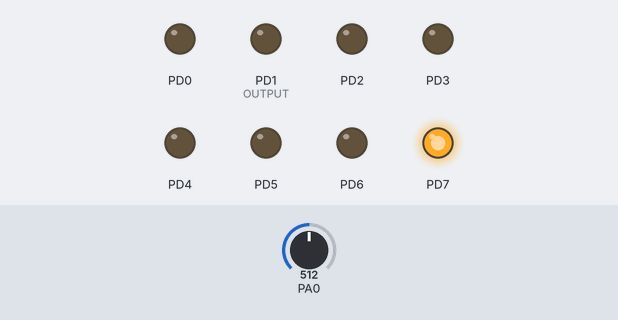
This program was run on a simulated ATmega32, built with avr-gcc and emulated at 8 MHz. Shown: output pins drawn as LEDs (lit = HIGH). The test bench sets the inputs (shaded band); at power-on: PA0 = 512. Pins used as bus, display or sensor lines are not drawn.

Above: at 1.2 s.
1.3 s: PA0 set to 516
At 2.5 s:
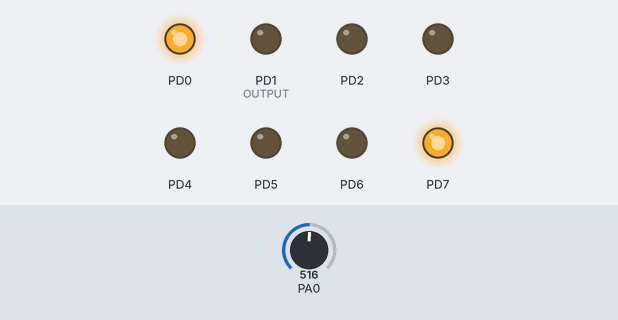
2.8 s: PA0 set to 511
At 3.8 s:
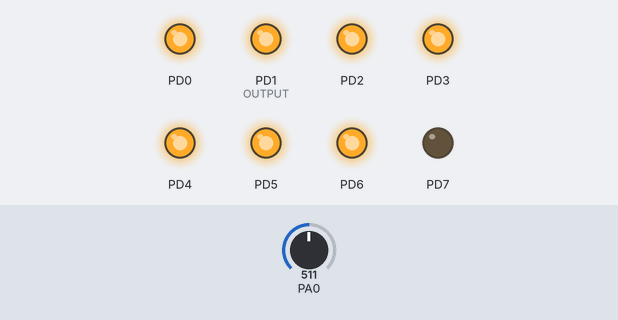
4.3 s: PA0 set to 306
At 5.0 s:
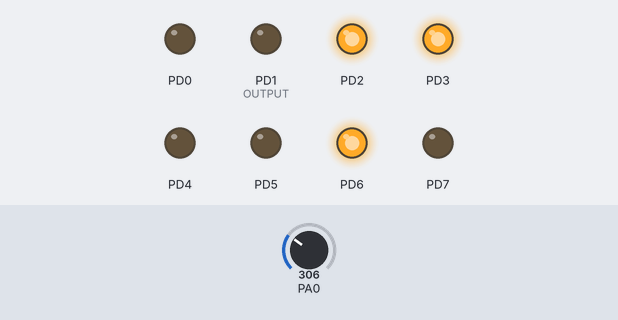
5.8 s: PA0 set to 303
At 6.1 s:
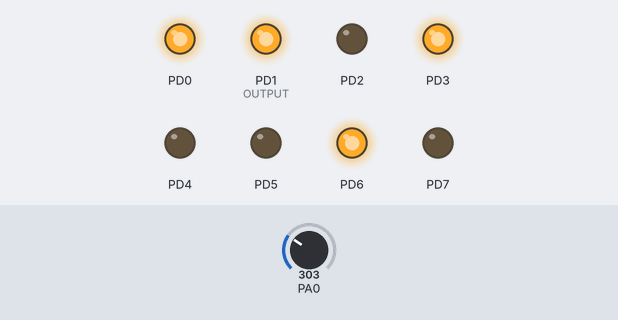
7.3 s: PA0 set to 122
At 8.4 s:
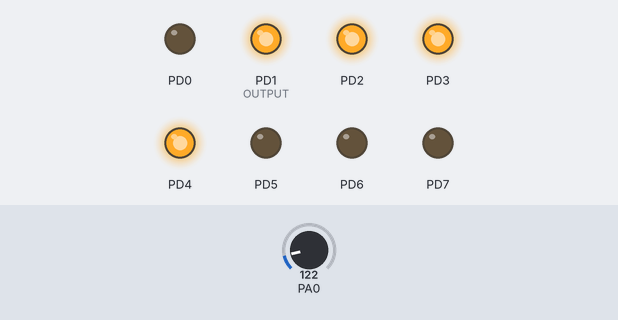
Timing chart, 0 to 9.8 s (numbered marks = the images above; inputs shaded):
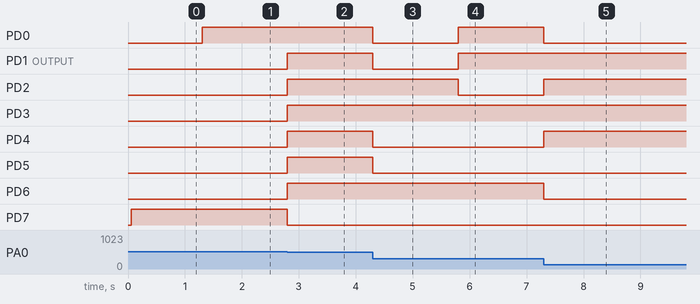

The program:

main.c
```c
/***********
 * Author :   Mohammed Akram
 * Date  :   7 April,  2023
 * Version :  1.0
************/

/******************************************************************************
 * Version          Date                         Author
 * 1.0              7 April, 2023               Mohammed Akram
***************************************************************************/

#include "../LIB/BIT_MATH.h"
#include "../LIB/STD_TYPES.h"


#include "../MCAL/DIO/DIO_interface.h"
#include "../MCAL/ADC/ADC_interface.h"
#include "../HAL/LCD/LCD_interface.h"


extern volatile   u16  ADC_Digital_Value ;

u32 main (void)
{

	u8 value ;
	ADC_VoidInit();
	LCD_voidInit();
	DIO_VoidSetPortDirection(DIO_PORTD,OUTPUT);
	while(1)
	{
		value=ADC_U8StartConversionSynchronous(ADC_CHANEL_0);
		LCD_VoidSendData(value);

	}
}
```

LCD_config.h
```c
/***********
 * Author :   Mohammed Akram
 * Date  :   26 March,  2023
 * Version :  1.0
************/

/******************************************************************************
 * Version          Date                         Author
 * 1.0              26 Marc, 2023               Mohammed Akram
***************************************************************************/

#ifndef DIO_CONFIG_H_
#define DIO_CONFIG_H_

#define LCD_DATA_PORT    DIO_PORTD


#define LCD_CRTL_PORT      DIO_PORTB
#define LCD_RW_PIN         PIN0
#define LCD_RS_PIN         PIN1
#define LCD_EN_PIN         PIN2


#define LCD_INIT_MODE     EIGHT_BIT_MODE
//#define LCD_INIT_MODE     FOUR_BIT_MODE


#endif
```

LCD_interface.h
```c
/***********
 * Author :   Mohammed Akram
 * Date  :   26 March,  2023
 * Version :  1.0
************/

/******************************************************************************
 * Version          Date                         Author
 * 1.0              26 Marc, 2023               Mohammed Akram
***************************************************************************/
#ifndef LCD_INTERFACE_H_
#define LCD_INTERFACE_H_

#define PIN0    0
#define PIN1    1
#define PIN2    2
#define PIN3    3
#define PIN4    4
#define PIN5    5
#define PIN6    6
#define PIN7    7

#define DIO_PORTA   0
#define DIO_PORTB   1
#define DIO_PORTC   2
#define DIO_PORTD   3

#define LOW     0
#define HIGH    1

#define OUTPUT  1
#define INPUT   0

#define PULLUP          0
#define NO_PULLUP       1
void LCD_VoidGoToXY(u8 Copy_U8Xpostion  , u8 Copy_U8Ypostion) ;
void LCD_VoidSendData(u8 Copy_Data);
void LCD_voidInit(void);
void LCD_voidClearLcd(void);
void LCD_VoidSendString ( u8 * Copy_pu8StringArray);
void LCD_VoidSendNumber(u32  Copy_U8number);
void LCD_VoidSendCustomCharacter ( u8 * Copy_pU8CharacterArray ,u8 Copy_U8PatternNumber , u8 Copy_U8Xpostion, u8 Copy_U8Ypostion  );


#endif
```

LCD_program.c
```c
/***********
 * Author :   Mohammed Akram
 * Date  :   26 March,  2023
 * Version :  1.0
************/

/******************************************************************************
 * Version          Date                         Author
 * 1.0              26 Marc, 2023               Mohammed Akram
***************************************************************************/
#include "../../LIB/BIT_MATH.h"
#include "../../LIB/STD_TYPES.h"
#include "../../MCAL/DIO/DIO_interface.h"
#include <util/delay.h>


#include "LCD_interface.h"
#include "LCD_private.h"
#include "LCD_config.h"


void LCD_voidInit()
{
    #if LCD_INIT_MODE==EIGHT_BIT_MODE
    /* Initialize  Data Port*/
     DIO_VoidSetPortSpecificDirection(LCD_DATA_PORT,OUTPUT);

     // set RS and R/W and ENABLE as output
     DIO_voidSetPinDirection(LCD_CRTL_PORT,LCD_RS_PIN,OUTPUT);
     DIO_voidSetPinDirection(LCD_CRTL_PORT,LCD_RW_PIN,OUTPUT);
     DIO_voidSetPinDirection(LCD_CRTL_PORT,LCD_EN_PIN,OUTPUT);

     //wait for 30 ms
     _delay_ms(50);

     LCD_VoidSendCommand(FUNCTION_SET_CMD);
     LCD_VoidSendCommand(DISPLAY_ON_OFF_CMD);
     LCD_VoidSendCommand(DISPLAY_CLEAR_CMD);


    #elif  LCD_INIT_MODE==FOUR_BIT_MODE

    #else

        error("LCD CONFIGRATION ERROR ")

    #endif
}

 static void LCD_VoidSendCommand(u8 Copy_Command)
{
    //clear the RS pin To sent Command
    DIO_VoidSetPinValue(LCD_CRTL_PORT,LCD_RS_PIN,LOW);
    //clear the R/W pin to write
    DIO_VoidSetPinValue(LCD_CRTL_PORT,LCD_RW_PIN,LOW);
    //set the command to data the data port
    DIO_VoidSetSpacificvalue(LCD_DATA_PORT,Copy_Command);
    /* send enable pulse*/
    //low
    DIO_VoidSetPinValue(LCD_CRTL_PORT,LCD_EN_PIN,LOW);
    //high
    DIO_VoidSetPinValue(LCD_CRTL_PORT,LCD_EN_PIN,HIGH);
    _delay_ms(2);
    //low
    DIO_VoidSetPinValue(LCD_CRTL_PORT,LCD_EN_PIN,LOW);


}
void LCD_VoidSendData(u8 Copy_Data)
{
    //clear the RS pin To sent data
    DIO_VoidSetPinValue(LCD_CRTL_PORT,LCD_RS_PIN,HIGH);
    //clear the R/W pin to write
    DIO_VoidSetPinValue(LCD_CRTL_PORT,LCD_RW_PIN,LOW);
    //set the command to data the data port
    DIO_VoidSetSpacificvalue(LCD_DATA_PORT,Copy_Data);
    /* send enable pulse*/
    //low
    DIO_VoidSetPinValue(LCD_CRTL_PORT,LCD_EN_PIN,LOW);
    //high
    DIO_VoidSetPinValue(LCD_CRTL_PORT,LCD_EN_PIN,HIGH);
    _delay_ms(2);
    //low
    DIO_VoidSetPinValue(LCD_CRTL_PORT,LCD_EN_PIN,LOW);


}

void LCD_voidClearLcd(void)
{
    LCD_VoidSendCommand(DISPLAY_CLEAR_CMD);
}

void LCD_VoidGoToXY(u8 Copy_U8Xpostion  , u8 Copy_U8Ypostion)
{
    u8 Local_U8CharacterAdress = 0;
    //calculate the address

    if(Copy_U8Xpostion==0)
    {
            //if x=0 so adrees = y
            Local_U8CharacterAdress =Copy_U8Ypostion ;

    }
    else if (Copy_U8Xpostion==1)
    {
        //if x =1 so adress = y+40
        Local_U8CharacterAdress=Copy_U8Ypostion + 0x40 ;

    }
    else
    {
        //raise error
    }
    // set bit8 to to 1 because address command has 1 in bit8

    SET_BIT(Local_U8CharacterAdress,7);
    LCD_VoidSendCommand(Local_U8CharacterAdress);

}
void LCD_VoidSendString ( u8 * Copy_pu8StringArray)
{
    u8 Local_u8LoopCounter =0 ;
    while (Copy_pu8StringArray[Local_u8LoopCounter] != '\0')
    {
        LCD_VoidSendData(Copy_pu8StringArray[Local_u8LoopCounter]);
        Local_u8LoopCounter ++;
    }

}
void LCD_VoidSendNumber(u32  Copy_U8number)
{
    u8 local_u8ArrayyNumber[10];
    u8 local_u8LoopCounter =0 ;
    while(Copy_U8number != 0)
    {
        local_u8ArrayyNumber[local_u8LoopCounter]=Copy_U8number % 10;
        Copy_U8number /= 10 ;
        local_u8LoopCounter ++ ;
    }
    local_u8LoopCounter -- ; // while increament and check condition
    while(local_u8LoopCounter != 255) // beacuse loopcounter is unsigned so when we delver to - value == 255
    {
        //we want to send Asci code so add '0' 48 plus the number  if number is 5 so ascii code of 5 = 5+48('0') =53
        LCD_VoidSendData(local_u8ArrayyNumber[local_u8LoopCounter]+ '0');
        local_u8LoopCounter -- ;
    }
}
void LCD_VoidSendCustomCharacter( u8 * Copy_pU8CharacterArray ,u8 Copy_U8PatternNumber , u8 Copy_U8Xpostion ,  u8 Copy_U8Ypostion  )
{
    u8 Local_u8LoopCounter ;
    u8 Local_u8CGRAMAdress = 0;
    //calcute the adress of CGRAM = pattern number *8
    Local_u8CGRAMAdress = Copy_U8PatternNumber * 8 ;
    //set bit 6 to 1 according to command in datasheet
    SET_BIT(Local_u8CGRAMAdress , 6);
    //send the command that tell i call the CGRAM
    LCD_VoidSendCommand(Local_u8CGRAMAdress);
    for(Local_u8LoopCounter =0 ; Local_u8LoopCounter < 8 ; Local_u8LoopCounter ++)
    {
        LCD_VoidSendData(Copy_pU8CharacterArray[Local_u8LoopCounter]);
    }
    // postion of start display and  sent data to DDRAM to display in lcd
    LCD_VoidGoToXY(Copy_U8Xpostion , Copy_U8Ypostion);
    LCD_VoidSendData(Copy_U8PatternNumber);

}
```

LCD_private.h
```c
/***********
 * Author :   Mohammed Akram
 * Date  :   26 March,  2023
 * Version :  1.0
************/

/******************************************************************************
 * Version          Date                         Author
 * 1.0              26 Marc, 2023               Mohammed Akram
***************************************************************************/
#ifndef DIO_PRIVATE_H_
#define DIO_PRIVATE_H_


#define  LCD_ALL_OUTOUT    0xff


#define FUNCTION_SET_CMD           0x38  //0b00111000
#define DISPLAY_ON_OFF_CMD         0X0c
#define DISPLAY_CLEAR_CMD          0X01


#define EIGHT_BIT_MODE      1
#define FOUR_BIT_MODE       0

static void LCD_VoidSendCommand(u8 Copy_Command) ;


#endif
```

BIT_MATH.h
```c
#ifndef BIT_MATH_H
#define BIT_MATH_H

#define SET_REG(Reg) Reg=0xFF
#define CLEAR_REG(Reg) Reg=0x00
#define TOGGLE_REG(Reg) Reg^=0xFF
#define ASSIGN_REG(Reg,Value) Reg=Value

#define SET_BITS_REG(Reg,Mask) Reg|=(Mask)
#define CLEAR_BITS_REG(Reg,Mask) Reg=(Reg&(~Mask))

#define SET_BIT(Reg,bit) Reg|=(1<<bit)
#define CLEAR_BIT(Reg,bit) Reg=(Reg&(~(1<<bit)))
#define TOGGLE_BIT(Reg,bit) Reg^=(1<<bit)
#define GET_BIT(Reg,bit) ((Reg>>bit)&1)

#endif
```

STD_TYPES.h
```c
/*************
 * Author: Mohammed Akram
 * Data : 15 March, 2023
 * Version : 1.0
 *
 *  **************/
/*********
 * * Version 1.1.0
 * add define true and false
 * **********/
#ifndef std_types_h
#define std_types_h

typedef 	unsigned char	 u8 ;
typedef		unsigned short int 	u16 ;
typedef		unsigned int 		u32;
typedef		signed char 		s8 ;
typedef		signed short int 	s16;
typedef		signed int 		s32;
typedef 	float		f32;
typedef		double		f64;
#define    TRUE         1
#define     FALSE        0

#define NULL           (void *)0

#endif
```

ADC_config.h
```c
#ifndef  ADC_CONFIG_H
#define  ADC_CONFIG_H

/*
options:
        AREF
        AVCC
        INTERNAL_2V56
*/

#define  Reference_Selection    AREF

/*
    options :
    PRESCALER_DIVIDE_BY_2
    PRESCALER_DIVIDE_BY_4
    PRESCALER_DIVIDE_BY_8
    PRESCALER_DIVIDE_BY_16
    PRESCALER_DIVIDE_BY_32
    PRESCALER_DIVIDE_BY_64
    PRESCALER_DIVIDE_BY_128
    */
#define PRESCALER_SELECTION         PRESCALER_DIVIDE_BY_4


/*
    READ_8_BIT
    RAED_10_BIT
*/

#define RAED_RESULT        READ_8_BIT

/*
options:
    LEFT_ADJUST
    RIGHT_ADJUST
*/

 #define ADC_AJUST_RESULT      LEFT_ADJUST

 /*
    options:
    ENABLE
    DISABLE
 */
#define ADC_ENABLE      ENABLE

/*
    options :
        ADC_INTERRUPT_STATUS ,
        ENABLE
        DISABLE
*/
#define ADC_INTERRUPT_STATUS    ENABLE


#endif
```

ADC_interface.h
```c
#ifndef ADC_INTERFACE_H
#define ADC_INTERFACE_H

#define ADC_NTERRUPT_ENABLE     1
#define ADC_NTERRUPT_DISABLE    0


#define  ADC_CHANEL_0   0b00000000
#define  ADC_CHANEL_1   0b00000001
#define  ADC_CHANEL_2   0b00000010
#define  ADC_CHANEL_3   0b00000011
#define  ADC_CHANEL_4   0b00000100
#define  ADC_CHANEL_5   0b00000101
#define  ADC_CHANEL_6   0b00000110
#define  ADC_CHANEL_7   0b00000111


#endif
```

ADC_private.h
```c
#ifndef ADC_PRIVATE_H
#define ADC_PRIVATE_H

/*to set 2 bits of refence selection using bit mask*/
#define REFERENCE_SELECTION_MASK        0b00111111
#define AREF                            0b00000000
#define AVCC                            0b01000000
#define INTERNAL_2V56                   0b11000000

/* to set the selection chanel using the 5 bit of mux */
#define CHANEL_SELECTION_MASK            0b11100000

/*to set the prescalr using 3 bit */
#define PRESCALER_SELECTION_MASK             0B11111000

#define PRESCALER_DIVIDE_BY_2            0b00000000
#define PRESCALER_DIVIDE_BY_4            0b00000010
#define PRESCALER_DIVIDE_BY_8            0b00000011
#define PRESCALER_DIVIDE_BY_16           0b00000100
#define PRESCALER_DIVIDE_BY_32           0b00000101
#define PRESCALER_DIVIDE_BY_64           0b00000110
#define PRESCALER_DIVIDE_BY_128          0b00000111


#define ENABLE    1
#define DISABLE   0

//first register of ADC for select channel ,  select left adjust or right adjust and select
#define  ADMUX     *((volatile u8 *)0x27)

#define  REFS1  7
#define  REFS0  6
#define  ADLAR  5
#define  MUX4   4
#define  MUX3   3
#define  MUX2   2
#define  MUX1   1
#define  MUX0   0


//second register of ADC for prescaler , ADC interrupt enable , interrupt flag  ,  auto trrigerd ,  start conversion  and ADC enable
#define ADCSRA      *((volatile u8 *)0x26)

#define  ADEN       7
#define  ADSC       6
#define  ADATE      5
#define  ADIF       4
#define  ADIE       3
#define  ADPS2      2
#define  ADPS1      1
#define  ADPS0      0

#define ADCH        *((volatile u8 *)0x25)
#define ADCL        *((volatile u8 *)0x24)
#define ADC         *((volatile u16 *)0x24)         //TO READ THE 10 BIT VALUE


#endif
```

ADC_program.c
```c
#include "../../LIB/BIT_MATH.h"
#include "../../LIB/STD_TYPES.h"

#include "../../MCAL/DIO/DIO_interface.h"

#include "ADC_interface.h"
#include "ADC_config.h"
#include "ADC_private.h"

static void (*ADC_pvoidNotificationFunction)(void) = NULL;
volatile   u16  ADC_Digital_Value ;

void ADC_VoidInit(void)
{
    // ADC ENABLE BIT
    #if ADC_ENABLE == ENABLE
        SET_BIT(ADCSRA,ADEN);
    #elif ADC_ENABLE == DISABLE
        CLEAR_BIT(ADCSRA,ADEN);
    #else
        #error "Error, ADC_ENABLE Configuration Error"
    #endif
    //ADC ENABLE FLAG
    #if ADC_INTERRUPT_STATUS  ==  ENABLE
        SET_BIT(ADCSRA,ADIE);
    #elif ADC_INTERRUPT_STATUS  ==  DISABLE
        CLEAR_BIT(ADCSRA,ADIE);
    #else
        #error "Error, ADC_INTERRUPT_ENABLE Configuration Error"
    #endif
    //
    #if ADC_AJUST_RESULT  ==    LEFT_ADJUST
        SET_BIT(ADMUX,ADLAR);
    #elif ADC_AJUST_RESULT  ==    RIGHT_ADJUST
        CLEAR_BIT(ADMUX,ADLAR);
    #else
        #error "Error, ADC_ADJUST Configuration Error"
    #endif


    ADMUX &= REFERENCE_SELECTION_MASK ;
    ADMUX |= Reference_Selection ;

    ADCSRA &= PRESCALER_SELECTION_MASK ;
    ADCSRA |=  PRESCALER_SELECTION ;

}
 void ADC_VoidInterruptControl(u8 Copy_InterruptStatus)
 {
    switch (Copy_InterruptStatus)
    {
    case DISABLE :
            CLEAR_BIT(ADCSRA,ADIE);
        break;
    case ENABLE :
        CLEAR_BIT(ADCSRA,ADIE);
        break ;
    default:
        break;
    }
 }

 u8 ADC_U8StartConversionSynchronous(u8 Copy_U8ChannelNumber)
 {
    // VARIABLE TO STORE THE DIGITAL DATA FROM ADC
    u8 Local_U8DigitalValue ;
    //SELECT THE CHANNEL FOR DOING CONVERSION
    ADMUX &= CHANEL_SELECTION_MASK ;
    ADMUX |= Copy_U8ChannelNumber ;
    //START THE CONVERSION
    SET_BIT(ADCSRA , ADSC);
    //POLLING UNTILL CONVERSION END , PROCESSOR STOP UNTILL CONVERSION END
    while(GET_BIT(ADCSRA,ADIF) == FALSE);
    //RESET THE ADC FLAG AFTER CONVERSION DONE
    SET_BIT(ADCSRA,ADIF);
    //TO READ VALUE FORM HIG REGISTER OR LOW
    #if ADC_AJUST_RESULT  ==    LEFT_ADJUST
        Local_U8DigitalValue = ADCH ;
    #elif ADC_AJUST_RESULT  ==    RIGHT_ADJUST
        Local_U8DigitalValue = ADCL;
    #endif
    //RETURN THE DIGITAL VALUE FROM ADC
    return Local_U8DigitalValue ;

 }
 void ADC_U8StartConversionAsynchronous(u8 Copy_U8ChannelNumber  ,  void (* Notification ) (void))
 {
    //set channel
    ADMUX &= CHANEL_SELECTION_MASK ;
    ADMUX |= Copy_U8ChannelNumber ;

    ADC_pvoidNotificationFunction = Notification;

    SET_BIT(ADCSRA , ADSC);

 }
 void __vector_16 (void)  __attribute__ ((signal));
 void __vector_16 (void)
{
     ADC_VoidInterruptControl(DISABLE);
    ADC_Digital_Value = ADCH;
    if(ADC_pvoidNotificationFunction != NULL)
    {
        ADC_pvoidNotificationFunction();
    }
    else
    {
        /* Do Nothing*/
    }
    ADC_VoidInterruptControl(ENABLE);

   /* #if  RAED_RESULT    ==    READ_10_BIT

           ADC_Digital_Value = ADC ;

    #elif RAED_RESULT    ==    READ_8_BIT
            #if ADC_AJUST_RESULT  ==    LEFT_ADJUST
                        ADC_Digital_Value = ADCH ;
                    #elif ADC_AJUST_RESULT  ==    RIGHT_ADJUST
                        ADC_Digital_Value = ADCL;

                    #endif

    #endif
    */
}
```

DIO_config.h
```c
/***********
 * Author :   Mohammed Akram
 * Date  :   22 March,  2023
 * Version :  2.0
************/

/******************************************************************************
 * Version          Date                         Author
 * 2.0              22 Marc, 2023               Mohammed Akram
***************************************************************************/

#ifndef DIO_CONFIG_H_
#define DIO_CONFIG_H_


#endif /* DIO_CONFIG_H_ */
```

DIO_interface.h
```c
/***********
 * Author :   Mohammed Akram
 * Date  :   22 March,  2023
 * Version :  2.0
************/

/******************************************************************************
 * Version          Date                         Author
 * 2.0              22 Marc, 2023               Mohammed Akram
***************************************************************************/

#ifndef DIO_INTERFACE_H_
#define DIO_INTERFACE_H_

#define PIN0    0
#define PIN1    1
#define PIN2    2
#define PIN3    3
#define PIN4    4
#define PIN5    5
#define PIN6    6
#define PIN7    7

#define DIO_PORTA   0
#define DIO_PORTB   1
#define DIO_PORTC   2
#define DIO_PORTD   3

#define LOW     0
#define HIGH    1

#define OUTPUT  1
#define INPUT   0

#define PULLUP          1
#define NO_PULLUP       0

void 	DIO_voidSetPinDirection(u8 Copy_U8PortNmame , u8 Copy_u8PinNumber , u8 Copy_u8Direction);
void DIO_VoidSetPinValue(u8 Copy_u8PortNumber , u8 Copy_u8PinNumber , u8 Copy_U8PinState);
u8  DIO_VoidGetPinValue(u8 Copy_u8PortName , u8 Copy_u8PinNumber);
void DIO_VoidSetPortSpecificDirection(u8 Copy_U8PortName, u8 Copy_U8SpectificDirection);
u8 DIO_U8GetPortValue(u8 Copy_U8PortName );
void DIO_VoidSetSpacificvalue(u8 Copy_U8PortName , u8 Copy_U8Value);
void DIO_VOidTogglePortValue(u8 Copy_U8PortName);
void DIO_VoidSetPortDirection(u8 Copy_U8PortName , u8  Copy_U8PortState);
void DIO_VoidTogglePinValu(u8 Copy_U8PortName ,u8 Copy_u8PinNumber ) ;
#endif /* DIO_INTERFACE_H_ */
```

DIO_private.h
```c
/***********
 * Author :   Mohammed Akram
 * Date  :   22 March,  2023
 * Version :  2.0
************/

/******************************************************************************
 * Version          Date                         Author
 * 2.0              22 Marc, 2023               Mohammed Akram
***************************************************************************/

#ifndef DIO_PRIVATE_H_
#define DIO_PRIVATE_H_

#define input   0
#define outout  1

#define low     0
#define high    1
//registers Location in memory mirror of  (I/O Memory)
#define PORTA   *((volatile u8* ) 0x3B)
#define DDRA   *((volatile u8* ) 0x3A)
#define PINA   *((volatile u8* ) 0x39)

#define PORTB   *((volatile u8* ) 0x38)
#define DDRB   *((volatile u8* ) 0x37)
#define PINB   *((volatile u8* ) 0x36)

#define PORTC   *((volatile u8* ) 0x35)
#define DDRC   *((volatile u8* ) 0x34)
#define PINC   *((volatile u8* ) 0x33)

#define PORTD   *((volatile u8* ) 0x32)
#define DDRD   *((volatile u8* ) 0x31)
#define PIND   *((volatile u8* ) 0x30)


#endif
```

Source omitted: DIO_program.c (6043 bytes)

Measured:
- the behaviour switches between 515 and 516 on PA0 (found by bisection; images 0 and 1)
- the behaviour switches between 304 and 303 on PA0 (found by bisection; images 3 and 4)
- after the input at 1.3 s, PD0: LOW → HIGH at once
- after the input at 2.8 s, PD1 (OUTPUT), PD2–6: LOW → HIGH at once; PD7: HIGH → LOW at once
- after the input at 4.3 s, PD0, PD1 (OUTPUT), PD4, PD5: HIGH → LOW at once
- after the input at 5.8 s, PD0, PD1 (OUTPUT): LOW → HIGH at once; PD2: HIGH → LOW at once
- after the input at 7.3 s, PD0, PD6: HIGH → LOW at once; PD2, PD4: LOW → HIGH at once
